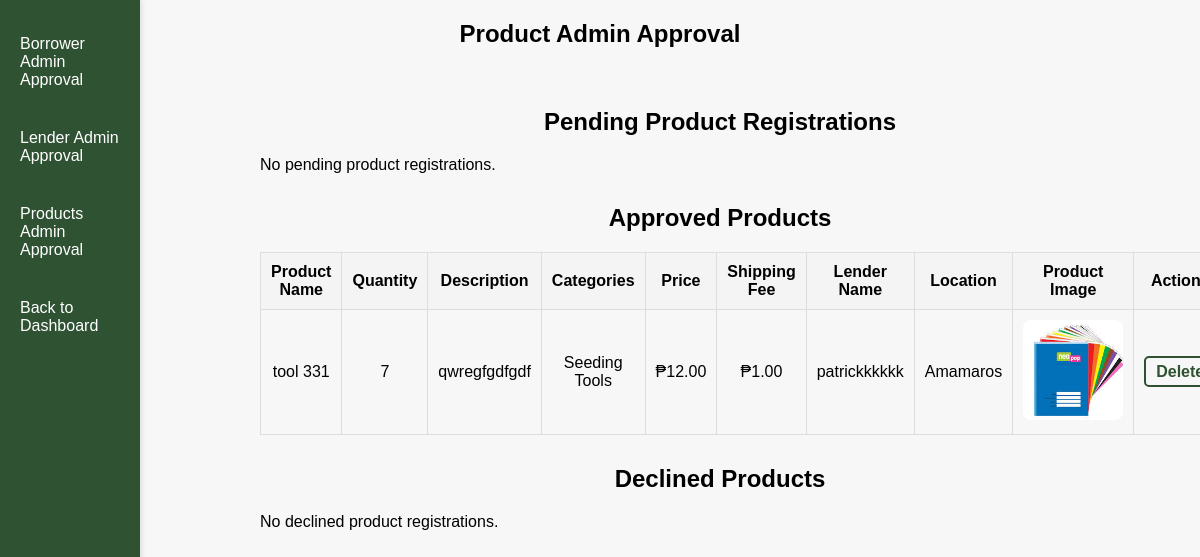
Page /AdminProductsApproval.php on the earlier database version.
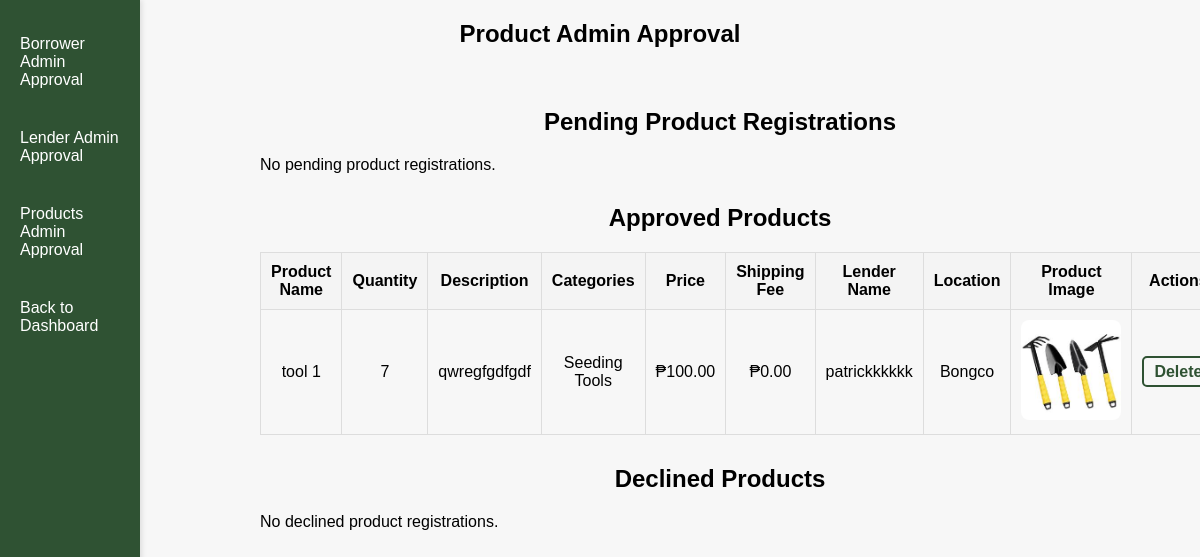
Same page on the later database version.
### tables this page shows
CREATE TABLE `products` (
  `id` int(11) NOT NULL,
  `product_name` varchar(255) NOT NULL,
  `lender_name` varchar(255) NOT NULL,
  `location` varchar(255) NOT NULL,
  `description` text DEFAULT NULL,
  `quantity` int(11) NOT NULL,
  `categories` varchar(255) NOT NULL,
  `price` decimal(10,2) NOT NULL,
  `shippingfee` decimal(10,2) NOT NULL,
  `image` varchar(255) NOT NULL,
  `status` enum('pending','approved','declined') DEFAULT 'pending',
  `rent_days` int(11) NOT NULL,
  `lender_id` int(11) NOT NULL,
  `created_at` timestamp NOT NULL DEFAULT current_timestamp()
);

### AdminProductsApproval.php (the view, shortened to what this page needs)
<?php
@include 'config.php';
$pending_result = $conn->query("SELECT * FROM products WHERE status = 'pending'");
$approved_result = $conn->query("SELECT * FROM products WHERE status = 'approved'");
$declined_result = $conn->query("SELECT * FROM products WHERE status = 'declined'");
?>
<!DOCTYPE html>
<html lang="en">
<head>
</head>
<body>
    <div class="sidebar">
        <a href="AdminCustomerReg.php">Borrower Admin Approval</a>
        <a href="AdminLenderReg.php">Lender Admin Approval</a>
        <a href="AdminProductsApproval.php">Products Admin Approval</a>
        <a href="Admin.php">Back to Dashboard</a>
    </div>
    <h2>Product Admin Approval</h2>
    <div class="container2">
        <div class="section">
            <h2>Pending Product Registrations</h2>
            <?php if ($pending_result && $pending_result->num_rows > 0): ?>
                <table>
                    <thead>
                        <tr>
                            <th>Product Name</th>
                            <th>Quantity</th>
                            <th>Description</th>
                            <th>Categories</th>
                            <th>Price</th>
                            <th>Shipping Fee</th>
                            <th>Lender Name</th>
                            <th>Location</th>
                            <th>Product Image</th>
                            <th>Actions</th>
                        </tr>
                    </thead>
                    <tbody>
                        <?php while ($row = $pending_result->fetch_assoc()): ?>
                            <tr>
                                <td><?php echo htmlspecialchars($row['product_name']); ?></td>
                                <td><?php echo htmlspecialchars($row['quantity']); ?></td>
                                <td><?php echo htmlspecialchars($row['description']); ?></td>
                                <td><?php echo htmlspecialchars($row['categories']); ?></td>
                                <td>₱<?php echo htmlspecialchars($row['price']); ?></td>
                                <td>₱<?php echo htmlspecialchars($row['shippingfee']); ?></td>
                                <td><?php echo htmlspecialchars($row['lender_name']); ?></td>
                                <td><?php echo htmlspecialchars($row['location']); ?></td>
                                <td>
                                    <img class="product-image" src="uploaded_img/<?php echo htmlspecialchars($row['image']); ?>" alt="Product Name: <?php echo htmlspecialchars($row['product_name']); ?>" style="width:200px;height:200px;">
                                </td>
                                <td>
                                    <a href="?approve=<?php echo $row['id']; ?>">Approve</a> |
                                    <a href="?decline=<?php echo $row['id']; ?>">Decline</a> |
                                    <a href="?delete=<?php echo $row['id']; ?>" onclick="return confirm('Are you sure you want to delete this product?');">Delete</a>
                                </td>
                            </tr>
                        <?php endwhile; ?>
                    </tbody>
                </table>
            <?php else: ?>
                <p>No pending product registrations.</p>
            <?php endif; ?>
        </div>
        <div class="section">
            <h2>Approved Products</h2>
            <?php if ($approved_result && $approved_result->num_rows > 0): ?>
                <table>
                    <thead>
                        <tr>
                            <th>Product Name</th>
                            <th>Quantity</th>
                            <th>Description</th>
                            <th>Categories</th>
                            <th>Price</th>
                            <th>Shipping Fee</th>
                            <th>Lender Name</th>
                            <th>Location</th>
                            <th>Product Image</th>
                            <th>Actions</th>
                        </tr>
                    </thead>
                    <tbody>
                        <?php while ($row = $approved_result->fetch_assoc()): ?>
                            <tr>
                                <td><?php echo htmlspecialchars($row['product_name']); ?></td>
                                <td><?php echo htmlspecialchars($row['quantity']); ?></td>
                                <td><?php echo htmlspecialchars($row['description']); ?></td>
                                <td><?php echo htmlspecialchars($row['categories']); ?></td>
                                <td>₱<?php echo htmlspecialchars($row['price']); ?></td>
                                <td>₱<?php echo htmlspecialchars($row['shippingfee']); ?></td>
                                <td><?php echo htmlspecialchars($row['lender_name']); ?></td>
                                <td><?php echo htmlspecialchars($row['location']); ?></td>
                                <td>
                                    <img class="product-image" src="uploaded_img/<?php echo htmlspecialchars($row['image']); ?>" alt="Product: <?php echo htmlspecialchars($row['product_name']); ?>" style="width:100px;height:100px;">
                                </td>
                                <td>
                                    <a href="?delete=<?php echo $row['id']; ?>" onclick="return confirm('Are you sure you want to delete this product?');">Delete</a>
                                </td>
                            </tr>
                        <?php endwhile; ?>
                    </tbody>
                </table>
            <?php else: ?>
                <p>No approved product registrations.</p>
            <?php endif; ?>
        </div>
        <div class="section">
            <h2>Declined Products</h2>
            <?php if ($declined_result && $declined_result->num_rows > 0): ?>
                <table>
                    <thead>
                        <tr>
                            <th>Product Name</th>
                            <th>Quantity</th>
                            <th>Description</th>
                            <th>Categories</th>
                            <th>Price</th>
                            <th>Shipping Fee</th>
                            <th>Lender Name</th>
                            <th>Location</th>
                            <th>Product Image</th>
                            <th>Actions</th>
                        </tr>
                    </thead>
                    <tbody>
                        <?php while ($row = $declined_result->fetch_assoc()): ?>
                            <tr>
                                <td><?php echo htmlspecialchars($row['product_name']); ?></td>
                                <td><?php echo htmlspecialchars($row['quantity']); ?></td>
                                <td><?php echo htmlspecialchars($row['description']); ?></td>
                                <td><?php echo htmlspecialchars($row['categories']); ?></td>
                                <td>₱<?php echo htmlspecialchars($row['price']); ?></td>
                                <td>₱<?php echo htmlspecialchars($row['shippingfee']); ?></td>
                                <td><?php echo htmlspecialchars($row['lender_name']); ?></td>
                                <td><?php echo htmlspecialchars($row['location']); ?></td>
                                <td>
                                    <img class="product-image" src="uploaded_img/<?php echo htmlspecialchars($row['image']); ?>" alt="Product: <?php echo htmlspecialchars($row['product_name']); ?>" style="width:100px;height:100px;">
                                </td>
                                <td>
                                    <a href="?delete=<?php echo $row['id']; ?>" onclick="return confirm('Are you sure you want to delete this product?');">Delete</a>
                                </td>
                            </tr>
                        <?php endwhile; ?>
                    </tbody>
                </table>
            <?php else: ?>
                <p>No declined product registrations.</p>
            <?php endif; ?>
        </div>
    </div>
</body>
</html>

### AdminProductsApproval.php (style rules this page uses)
body { font-family: Arial, sans-serif; background-color: #f7f7f7; margin: 0; padding: 0; }
.sidebar { background-color: #2F5233; color: white; height: 100vh; width: 100px; position: fixed; top: 0; left: 0; padding: 20px; box-shadow: 2px 0px 5px rgba(0, 0, 0, 0.1); }
.sidebar a { color: white; text-decoration: none; font-size: 16px; display: block; padding: 15px 0; margin-bottom: 10px; transition: background-color 0.3s ease; }
h2 { text-align: center; margin-bottom: 20px; }
.container2 { margin-left: 240px; padding: 20px; }
.section { margin-bottom: 30px; }
table { width: 100%; border-collapse: collapse; margin-top: 20px; }
table th, table td { padding: 10px; text-align: center; border: 1px solid #ddd; }
table th { background-color: #f4f4f4; }
table td img { width: 100px; height: 100px; object-fit: cover; border-radius: 8px; }
table a { color: #2F5233; text-decoration: none; font-weight: bold; padding: 5px 10px; border: 2px solid #2F5233; border-radius: 5px; transition: background-color 0.3s ease, color 0.3s ease; }
.product-image { cursor: pointer; border-radius: 8px; }

Differences in the rows shown:
removed products: product_name "tool 331", quantity "7", description "qwregfgdfgdf", categories "Seeding Tools", price "12.00", shippingfee "1.00", lender_name "patrickkkkkk", location "Amamaros", image (picture)
added products: product_name "tool 1", quantity "7", description "qwregfgdfgdf", categories "Seeding Tools", price "100.00", shippingfee "0.00", lender_name "patrickkkkkk", location "Bongco", image (picture)
